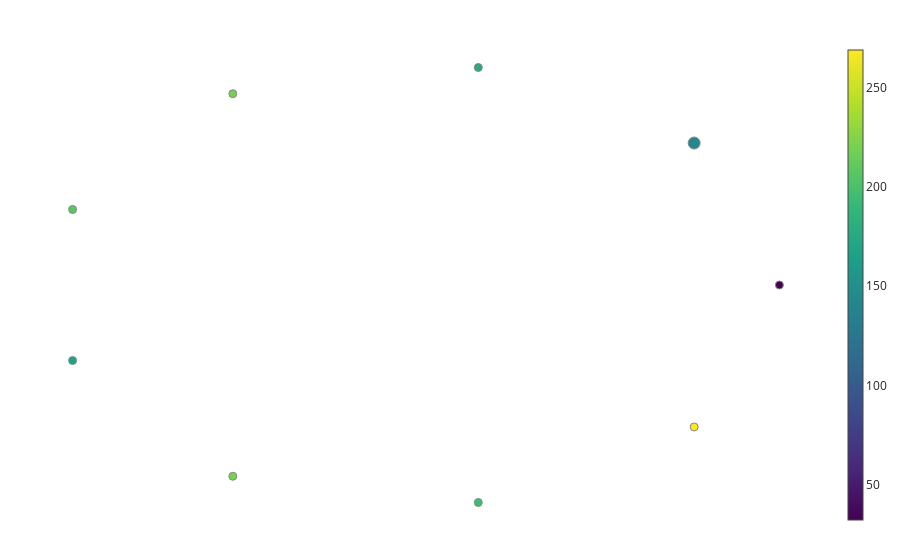

The notebook cell saved with this chart:
### Code cell
import gtda.mapper as map
import sklearn.cluster as cluster


filter_func = l1_norm_trans
cover = map.OneDimensionalCover(kind='uniform', n_intervals=1, overlap_frac=0.35)
clusterer = cluster.DBSCAN()

pipe = map.make_mapper_pipeline(
    filter_func=filter_func,
    cover=cover,
    clusterer=clusterer,
    verbose=False,
    n_jobs=1,
)

fig = map.plot_static_mapper_graph(pipe, df_codes_array_norm_tweet)
fig.show(config={'scrollZoom': True})
g = pipe.fit_transform(df_codes_array_norm_tweet)

### Figure 1 — Plotly figure (JSON) as saved in the notebook; plotly's stock layout.template omitted (floating-point values rounded to 4 significant figures)
{"data": [{"hoverinfo": "none", "line": {"color": "#888", "width": 1}, "mode": "lines", "name": "edge_trace", "type": "scatter", "uid": "b3c4989f-9922-425d-803f-c50df513db1b", "x": [], "y": []}, {"hoverinfo": "text", "hovertext": ["Node ID: 0<br>Pullback set label: 0<br>Partial cluster label: 0<br>Node size: 19<br>Summary statistic: 32.3", "Node ID: 1<br>Pullback set label: 0<br>Partial cluster label: -1<br>Node size: 194<br>Summary statistic: 142.0", "Node ID: 2<br>Pullback set label: 0<br>Partial cluster label: 1<br>Node size: 5<br>Summary statistic: 174.0", "Node ID: 3<br>Pullback set label: 0<br>Partial cluster label: 2<br>Node size: 45<br>Summary statistic: 219.0", "Node ID: 4<br>Pullback set label: 0<br>Partial cluster label: 3<br>Node size: 6<br>Summary statistic: 206.0", "Node ID: 5<br>Pullback set label: 0<br>Partial cluster label: 4<br>Node size: 5<br>Summary statistic: 166.0", "Node ID: 6<br>Pullback set label: 0<br>Partial cluster label: 5<br>Node size: 26<br>Summary statistic: 220.0", "Node ID: 7<br>Pullback set label: 0<br>Partial cluster label: 6<br>Node size: 8<br>Summary statistic: 195.0", "Node ID: 8<br>Pullback set label: 0<br>Partial cluster label: 7<br>Node size: 20<br>Summary statistic: 269.0"], "marker": {"color": [32.32, 142.1, 173.6, 219.1, 206.5, 166.4, 219.8, 195.2, 268.8], "colorbar": {"thickness": 15, "title": {"side": "right", "text": ""}, "xanchor": "left"}, "colorscale": [[0, "#440154"], [0.1111, "#482878"], [0.2222, "#3e4989"], [0.3333, "#31688e"], [0.4444, "#26828e"], [0.5556, "#1f9e89"], [0.6667, "#35b779"], [0.7778, "#6ece58"], [0.8889, "#b5de2b"], [1, "#fde725"]], "line": {"color": "#888", "width": 1}, "opacity": 1, "reversescale": false, "showscale": true, "size": [19, 194, 5, 45, 6, 5, 26, 8, 20], "sizemin": 4, "sizemode": "area", "sizeref": 2.694}, "mode": "markers", "name": "node_trace", "type": "scatter", "uid": "d74b3e4d-43fb-4f02-9bca-9deba4861225", "x": [1, 0.766, 0.1736, -0.5, -0.9397, -0.9397, -0.5, 0.1736, 0.766], "y": [0, 0.6428, 0.9848, 0.866, 0.342, -0.342, -0.866, -0.9848, -0.6428]}], "layout": {"autosize": false, "hovermode": "closest", "margin": {"b": 20, "l": 5, "r": 5, "t": 40}, "showlegend": false, "title": {"text": ""}, "xaxis": {"showgrid": false, "showline": false, "showticklabels": false, "ticks": "", "title": {"text": ""}, "zeroline": false}, "yaxis": {"showgrid": false, "showline": false, "showticklabels": false, "ticks": "", "title": {"text": ""}, "zeroline": false}}}
